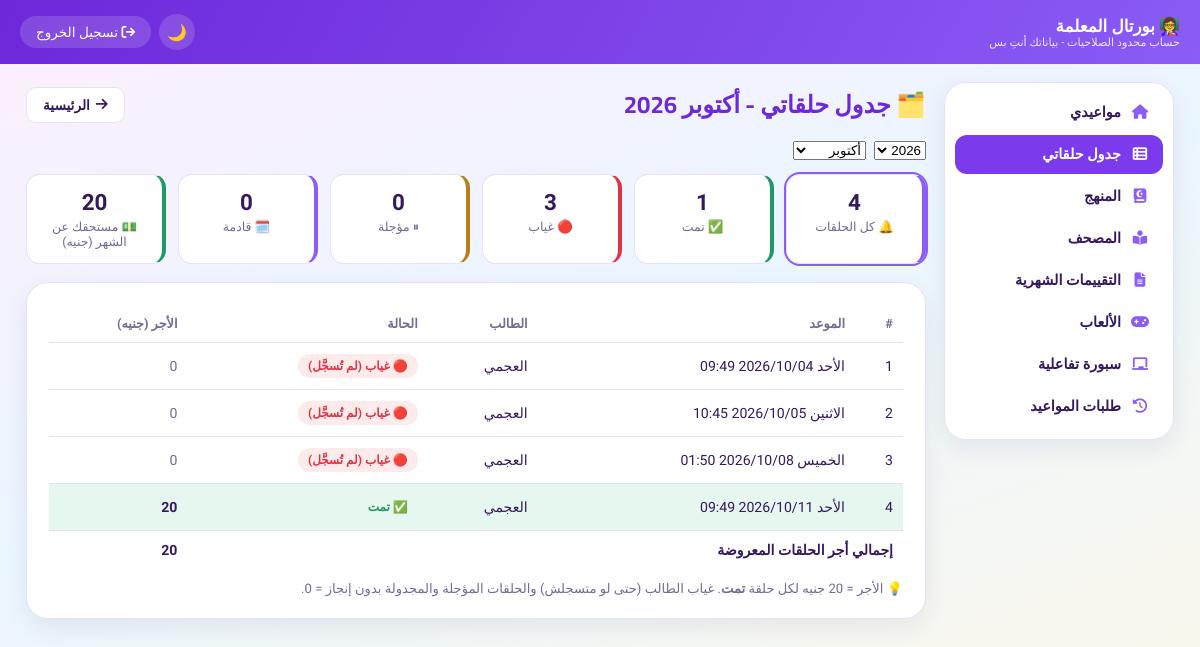
The page /teacher-portal/my-lessons/ (signed in) on the database its author committed.
### core/models.py (models this page shows, shortened)
class Lesson(models.Model):
    STATUS_CHOICES = [
        ('scheduled', 'مجدولة'),
        ('completed', 'تمت'),
        ('student_absent', 'الطالب غائب'),
        ('excused', 'عذر'),
        ('teacher_absent', 'المعلمة لم تتمكن من الحضور'),
        ('cancelled', 'مؤجلة'),
        ('unregistered', 'غير مسجلة'),
    ]
    student = models.ForeignKey(Student, on_delete=models.CASCADE, related_name='lessons', verbose_name="الطالب")
    teacher = models.ForeignKey(Teacher, on_delete=models.CASCADE, related_name='lessons', verbose_name="المعلمة")
    scheduled_at = models.DateTimeField(verbose_name="موعد الحلقة")
    duration_minutes = models.PositiveIntegerField(default=30, verbose_name="مدة الحلقة (دقيقة)")
    status = models.CharField(max_length=20, choices=STATUS_CHOICES, default='scheduled', verbose_name="الحالة")
    status_recorded_at = models.DateTimeField(null=True, blank=True, verbose_name="وقت تسجيل الحالة")
    started_at = models.DateTimeField(null=True, blank=True, verbose_name="وقت بدء الحلقة فعليًا")
    auto_flagged = models.BooleanField(default=False, verbose_name="اتحسبت غياب تلقائيًا من غير ما تتسجل")
    was_late = models.BooleanField(default=False, verbose_name="اتأخرت المعلمة في الحضور")
    notes = models.TextField(blank=True, null=True, verbose_name="ملاحظات على الحلقة")
    created_at = models.DateTimeField(auto_now_add=True, verbose_name="تاريخ الإنشاء")
    class Meta:
        verbose_name = "حلقة"
        verbose_name_plural = "الحلقات"
        ordering = ['scheduled_at']
    def end_time(self):
        return self.scheduled_at + timezone.timedelta(minutes=self.duration_minutes)
    def is_overdue_unrecorded(self):
        return self.status == 'scheduled' and timezone.now() > self.end_time()
    def effective_status(self):
        if self.is_overdue_unrecorded():
            return 'student_absent'
        return self.status
    def was_auto_defaulted(self):
        return self.is_overdue_unrecorded()
    def earned_amount(self):
        return float(self.teacher.lesson_rate) if self.status == 'completed' else 0.0
    def table_group(self):
        eff = self.effective_status()
        if eff == 'completed':
            return 'completed'
        if eff in ('student_absent', 'excused', 'teacher_absent', 'unregistered'):
            return 'absent'
        if eff == 'cancelled':
            return 'postponed'
        return 'upcoming'
    def status_label(self):
        if self.was_auto_defaulted():
            return 'غياب (لم تُسجَّل)'
        return self.get_status_display()

class Student(models.Model):
    STATUS_CHOICES = [('active', 'مقيد'), ('inactive', 'غير مقيد')]
    PAYMENT_STATUS_CHOICES = [('paid', 'مدفوع'), ('pending', 'مستحق'), ('overdue', 'متأخر')]
    ENROLLMENT_TYPE_CHOICES = [('new', 'طالب جديد'), ('existing', 'طالب مسجل من قبل')]
    SOURCE_CHOICES = [
        ('ad', 'إعلان'),
        ('referral', 'توصية'),
        ('website', 'الموقع'),
        ('social_media', 'سوشيال ميديا'),
        ('other', 'أخرى'),
    ]
    country = models.ForeignKey(Country, on_delete=models.CASCADE, related_name='students', verbose_name="الدولة")
    teacher = models.ForeignKey(Teacher, on_delete=models.SET_NULL, null=True, blank=True, related_name='students', verbose_name="المعلمة")
    name = models.CharField(max_length=255, verbose_name="اسم الطالب")
    age = models.PositiveIntegerField(null=True, blank=True, verbose_name="السن")
    phone = models.CharField(max_length=20, blank=True, null=True, verbose_name="رقم الهاتف")
    governorate = models.CharField(max_length=100, blank=True, null=True, verbose_name="المحافظة")
    package_name = models.CharField(max_length=100, blank=True, null=True, verbose_name="اسم الباقة")
    lessons_count = models.PositiveIntegerField(default=4, verbose_name="عدد الحلقات")
    subscription_fee = models.DecimalField(max_digits=10, decimal_places=2, default=0, verbose_name="قيمة الاشتراك")
    month = models.CharField(max_length=20, verbose_name="الشهر")
    start_date = models.DateField(default=timezone.now, verbose_name="تاريخ بداية الاشتراك")
    end_date = models.DateField(null=True, blank=True, verbose_name="تاريخ نهاية الاشتراك")
    last_payment_date = models.DateField(null=True, blank=True, verbose_name="آخر دفعة")
    payment_status = models.CharField(max_length=20, choices=PAYMENT_STATUS_CHOICES, default='pending', verbose_name="حالة الدفع")
    status = models.CharField(max_length=20, choices=STATUS_CHOICES, default='active', verbose_name="الحالة")
    notes = models.TextField(blank=True, null=True, verbose_name="ملاحظات عامة")
    join_date = models.DateField(default=timezone.now, verbose_name="تاريخ التسجيل")
    enrollment_type = models.CharField(
        max_length=20, choices=ENROLLMENT_TYPE_CHOICES, default='new',
        verbose_name="نوع التسجيل"
    )
    acquisition_source = models.CharField(
        max_length=20, choices=SOURCE_CHOICES, blank=True, null=True,
        verbose_name="مصدر الطالب (لو جديد)"
    )
    class Meta:
        verbose_name = "طالب"
        verbose_name_plural = "الطلاب"
        ordering = ['name']

### core/views.py (the view)
# urls.py: path('teacher-portal/my-lessons/', views.teacher_lessons_table, name='teacher_lessons_table'),
@teacher_login_required
def teacher_lessons_table(request):
    teacher = request.user.teacher_profile
    now = timezone.now()
    stat_year = _to_int_or_none(request.GET.get('year')) or now.year
    stat_month = _to_int_or_none(request.GET.get('month')) or now.month
    group = request.GET.get('group', '')
    if group not in ('completed', 'absent', 'postponed', 'upcoming'):
        group = ''
    lessons = teacher.lessons_for_period(stat_year, stat_month).select_related('student').order_by('scheduled_at')
    counts = {'completed': 0, 'absent': 0, 'postponed': 0, 'upcoming': 0}
    total_earned = 0.0
    rows = []
    for lesson in lessons:
        g = lesson.table_group()
        counts[g] += 1
        earned = lesson.earned_amount()
        total_earned += earned
        if not group or group == g:
            rows.append({'lesson': lesson, 'group': g, 'label': lesson.status_label(), 'earned': earned})
    context = {
        'teacher': teacher,
        'rows': rows,
        'counts': counts,
        'total_all': sum(counts.values()),
        'total_earned': round(total_earned, 2),
        'shown_earned': round(sum(r['earned'] for r in rows), 2),
        'lesson_rate': teacher.lesson_rate,
        'group': group,
        'monthly_stats': teacher.monthly_lesson_stats(year=stat_year, month=stat_month),
        'stat_year': stat_year,
        'stat_month': stat_month,
        'stat_month_name': ARABIC_MONTHS.get(stat_month, stat_month),
        'arabic_months': ARABIC_MONTHS,
        'stat_years_range': sorted({now.year - 1, now.year, now.year + 1, stat_year}, reverse=True),
    }
    return render(request, 'core/teacher_lessons_table.html', context)

### core/models.py (called while the page is built)
    def salary_records_for(self, year=None, month=None):
        now = timezone.now()
        year = year or now.year
        month = month or now.month
        return self.salary_records.filter(payout_date__year=year, payout_date__month=month)

    def paid_salary(self, year=None, month=None):
        return round(sum(r.net_amount() for r in self.salary_records_for(year, month)), 2)

    def deductions_summary(self, year=None, month=None):
        recs = [r for r in self.salary_records_for(year, month) if r.deduction and float(r.deduction) > 0]
        return {'count': len(recs), 'total': round(sum(float(r.deduction) for r in recs), 2)}

    def lessons_for_period(self, year=None, month=None):
        now = timezone.now()
        year = year or now.year
        month = month or now.month
        return self.lessons.filter(scheduled_at__year=year, scheduled_at__month=month)

    def complaints_count(self, year=None, month=None):
        qs = self.complaints.all()
        if year:
            qs = qs.filter(date__year=year)
        if month:
            qs = qs.filter(date__month=month)
        return qs.count()

### core/views.py (called while the page is built)
def teacher_login_required(view_func):
    @wraps(view_func)
    def _wrapped(request, *args, **kwargs):
        if not request.user.is_authenticated or not hasattr(request.user, 'teacher_profile'):
            messages.error(request, 'من فضلك سجلي الدخول بحساب المعلمة الخاص بيكِ.')
            return redirect('teacher_login')
        return view_func(request, *args, **kwargs)
    return _wrapped

def _or_none(value):
    if value is None:
        return None
    value = value.strip()
    return value if value != '' else None

def _to_int_or_none(value):
    value = _or_none(value)
    if value is None:
        return None
    try:
        return int(value)
    except (TypeError, ValueError):
        return None

### templates/core/teacher_lessons_table.html (shortened to what this page needs)
{% extends 'core/teacher_portal_base.html' %}
{% block content %}
<div style="display:flex; justify-content:space-between; align-items:center; flex-wrap:wrap; gap:10px;">
    <h2 style="color:var(--violet-700); margin:0;">🗂️ جدول حلقاتي - {{ stat_month_name }} {{ stat_year }}</h2>
    <a href="{% url 'teacher_portal_home' %}" class="btn btn-outline"><i class="fas fa-arrow-right"></i> الرئيسية</a>
</div>
<form method="GET" style="display:flex; gap:8px; margin:14px 0;">
    <select name="year" onchange="this.form.submit()">
        {% for y in stat_years_range %}<option value="{{ y }}" {% if stat_year == y %}selected{% endif %}>{{ y }}</option>{% endfor %}
    </select>
    <select name="month" onchange="this.form.submit()">
        {% for m_num, m_name in arabic_months.items %}<option value="{{ m_num }}" {% if stat_month == m_num %}selected{% endif %}>{{ m_name }}</option>{% endfor %}
    </select>
</form>
<div class="stats-row">
    <a class="stat-box lt-chip {% if not group %}active{% endif %}" href="?year={{ stat_year }}&month={{ stat_month }}"><div class="number">{{ total_all }}</div><div class="label">🔔 كل الحلقات</div></a>
    <a class="stat-box lt-chip {% if group == 'completed' %}active{% endif %}" style="border-right-color:var(--green);" href="?year={{ stat_year }}&month={{ stat_month }}&group=completed"><div class="number">{{ counts.completed }}</div><div class="label">✅ تمت</div></a>
    <a class="stat-box lt-chip {% if group == 'absent' %}active{% endif %}" style="border-right-color:var(--red);" href="?year={{ stat_year }}&month={{ stat_month }}&group=absent"><div class="number">{{ counts.absent }}</div><div class="label">🔴 غياب</div></a>
    <a class="stat-box lt-chip {% if group == 'postponed' %}active{% endif %}" style="border-right-color:var(--amber);" href="?year={{ stat_year }}&month={{ stat_month }}&group=postponed"><div class="number">{{ counts.postponed }}</div><div class="label">⏸ مؤجلة</div></a>
    <a class="stat-box lt-chip {% if group == 'upcoming' %}active{% endif %}" href="?year={{ stat_year }}&month={{ stat_month }}&group=upcoming"><div class="number">{{ counts.upcoming }}</div><div class="label">🗓️ قادمة</div></a>
    <div class="stat-box" style="border-right-color:var(--green);"><div class="number">{{ total_earned|floatformat:"-2" }}</div><div class="label">💵 مستحقك عن الشهر (جنيه)</div></div>
</div>
<div class="card">
    <div class="table-container">
        <table class="lt-table">
            <thead><tr><th>#</th><th>الموعد</th><th>الطالب</th><th>الحالة</th><th>الأجر (جنيه)</th></tr></thead>
            <tbody>
                {% for row in rows %}
                <tr class="lt-row-{{ row.group }}">
                    <td>{{ forloop.counter }}</td>
                    <td class="lt-date">{{ row.lesson.scheduled_at|date:"l Y/m/d H:i" }}</td>
                    <td>{{ row.lesson.student.name }}</td>
                    <td><span class="badge lt-badge-{{ row.group }}">
                        {% if row.group == 'completed' %}✅ {% elif row.group == 'absent' %}🔴 {% elif row.group == 'postponed' %}⏸ {% else %}🗓️ {% endif %}{{ row.label }}
                    </span></td>
                    <td>{% if row.earned %}<strong>{{ row.earned|floatformat:"-2" }}</strong>{% else %}<span style="color:var(--ink-muted);">0</span>{% endif %}</td>
                </tr>
                {% empty %}
                <tr><td colspan="5" style="text-align:center;">لا توجد حلقات في هذا الشهر.</td></tr>
                {% endfor %}
            </tbody>
            <tfoot>
                <tr><td colspan="4">إجمالي أجر الحلقات المعروضة</td><td>{{ shown_earned|floatformat:"-2" }}</td></tr>
            </tfoot>
        </table>
    </div>
    <p style="font-size:0.82rem; color:var(--ink-muted); margin:12px 0 0;">
        💡 الأجر = {{ lesson_rate|floatformat:"-2" }} جنيه لكل حلقة <strong>تمت</strong>. غياب الطالب (حتى لو متسجلش) والحلقات المؤجلة والمجدولة بدون إنجاز = 0.
    </p>
</div>
{% endblock %}

### templates/core/teacher_portal_base.html (style rules this page uses)
:root { --violet-50: #F7F5FC; --violet-100: #EEE9FA; --violet-500: #8B5CF6; --violet-600: #7C3AED; --violet-700: #6D28D9; --ink: #33195E; --ink-muted: #746A93; --green: #1D9A63; --green-soft: #E5F7EE; --red: #DC3545; --red-soft: #FDEBEC; --amber: #B87F16; --amber-soft: #FCF3DC; --border: #E7E1F5; --surface: #ffffff; --radius-md: 16px; --radius-lg: 22px; --shadow-md: 0 8px 24px rgba(51, 25, 94, 0.08); --font-display: 'Cairo', sans-serif; --font-body: 'Tajawal', sans-serif; }
* { box-sizing:border-box; }
body { font-family:var(--font-body); background:linear-gradient(160deg,#FDEFFB 0%,#EAF6FF 45%,#FFF8E7 100%); color:var(--ink); margin:0; transition:background .25s; min-height:100vh; position:relative; }
h1,h2,h3,h4 { font-family:var(--font-display); }
.card { background:var(--surface); border:1px solid var(--border); border-radius:var(--radius-lg); padding:22px; margin-bottom:18px; box-shadow:var(--shadow-md); }
.stats-row { display:grid; grid-template-columns:repeat(auto-fit,minmax(140px,1fr)); gap:12px; margin-bottom:18px; }
.stat-box { background:var(--surface); border:1px solid var(--border); border-right:4px solid var(--violet-500); border-radius:14px; padding:14px 16px; text-align:center; }
.stat-box .number { font-size:1.4rem; font-weight:800; color:var(--ink); }
.stat-box .label { font-size:0.78rem; color:var(--ink-muted); margin-top:4px; }
.btn { display:inline-flex; align-items:center; gap:6px; padding:9px 16px; border-radius:10px; border:none; cursor:pointer; font-family:var(--font-body); font-weight:600; font-size:0.85rem; text-decoration:none; }
.btn-outline { background:var(--surface); border:1.6px solid var(--border); color:var(--ink); }
.table-container { overflow-x:auto; }
table { width:100%; border-collapse:collapse; font-size:0.88rem; }
th, td { padding:10px 12px; text-align:right; border-bottom:1px solid var(--border); }
th { color:var(--ink-muted); font-weight:700; font-size:0.8rem; }
.badge { display:inline-block; padding:3px 10px; border-radius:999px; font-size:0.75rem; font-weight:700; }

### templates/core/teacher_lessons_table.html (style rules this page uses)
.lt-chip { display:block; text-decoration:none; color:inherit; }
.lt-chip.active { outline:2px solid var(--violet-500); }
.lt-table .badge { white-space:normal; line-height:1.5; max-width:260px; text-align:right; }
.lt-table td.lt-date { white-space:nowrap; }
.lt-badge-completed { background:var(--green-soft); color:var(--green); }
.lt-badge-absent { background:var(--red-soft); color:var(--red); }
tr.lt-row-completed td { background:var(--green-soft); }
table.lt-table { width:100%; border-collapse:collapse; }
table.lt-table th, table.lt-table td { padding:11px 10px; text-align:right; border-bottom:1px solid var(--border); }
table.lt-table tfoot td { font-weight:800; border-bottom:none; }

### rows shown on the page
Lesson: lesson.scheduled_at "الأحد 2026/10/04 09:49", lesson.student.name "العجمي", label "غياب (لم تُسجَّل)"
Lesson: lesson.scheduled_at "الاثنين 2026/10/05 10:45", lesson.student.name "العجمي", label "غياب (لم تُسجَّل)"
Lesson: lesson.scheduled_at "الخميس 2026/10/08 01:50", lesson.student.name "العجمي", label "غياب (لم تُسجَّل)"
Lesson: lesson.scheduled_at "الأحد 2026/10/11 09:49", lesson.student.name "العجمي", label "تمت", earned "20"

### other values the page prints
{{ stat_month_name }} "أكتوبر"
{{ stat_year }} "2026"
{{ total_all }} "4"
{{ counts.completed }} "1"
{{ counts.absent }} "3"
{{ counts.postponed }} "0"
{{ counts.upcoming }} "0"
{{ total_earned|floatformat:"-2" }} "20"
{{ shown_earned|floatformat:"-2" }} "20"
form field year "2026"
form field month "أكتوبر"
